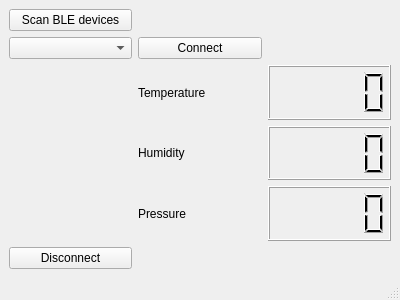
<?xml version="1.0" encoding="UTF-8"?>
<ui version="4.0">
 <class>SmartHomeSystemv1</class>
 <widget class="QMainWindow" name="SmartHomeSystemv1">
  <property name="geometry">
   <rect>
    <x>0</x>
    <y>0</y>
    <width>400</width>
    <height>300</height>
   </rect>
  </property>
  <property name="maximumSize">
   <size>
    <width>400</width>
    <height>300</height>
   </size>
  </property>
  <property name="windowTitle">
   <string>SmartHomeSystem v1.0</string>
  </property>
  <widget class="QWidget" name="centralwidget">
   <layout class="QGridLayout" name="gridLayout">
    <item row="4" column="1">
     <widget class="QLabel" name="pressureLabel">
      <property name="text">
       <string>Pressure</string>
      </property>
     </widget>
    </item>
    <item row="0" column="0">
     <widget class="QPushButton" name="scanButton">
      <property name="text">
       <string>Scan BLE devices</string>
      </property>
     </widget>
    </item>
    <item row="5" column="0">
     <widget class="QPushButton" name="disconnectButton">
      <property name="text">
       <string>Disconnect</string>
      </property>
     </widget>
    </item>
    <item row="3" column="3">
     <widget class="QLCDNumber" name="humidityLCD"/>
    </item>
    <item row="2" column="3">
     <widget class="QLCDNumber" name="tempLCD"/>
    </item>
    <item row="4" column="3">
     <widget class="QLCDNumber" name="pressureLCD"/>
    </item>
    <item row="2" column="1">
     <widget class="QLabel" name="tempLabel">
      <property name="text">
       <string>Temperature</string>
      </property>
     </widget>
    </item>
    <item row="3" column="1">
     <widget class="QLabel" name="humidityLabel">
      <property name="text">
       <string>Humidity</string>
      </property>
     </widget>
    </item>
    <item row="1" column="0">
     <widget class="QComboBox" name="devicesBox"/>
    </item>
    <item row="1" column="1">
     <widget class="QPushButton" name="connectButton">
      <property name="text">
       <string>Connect</string>
      </property>
     </widget>
    </item>
   </layout>
  </widget>
  <widget class="QMenuBar" name="menubar">
   <property name="geometry">
    <rect>
     <x>0</x>
     <y>0</y>
     <width>400</width>
     <height>21</height>
    </rect>
   </property>
  </widget>
  <widget class="QStatusBar" name="statusbar"/>
 </widget>
 <resources/>
 <connections/>
</ui>
